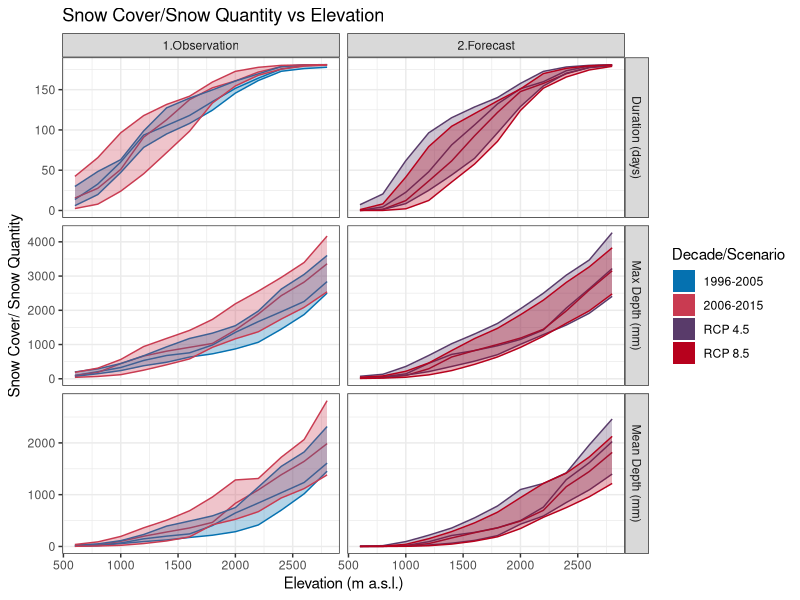
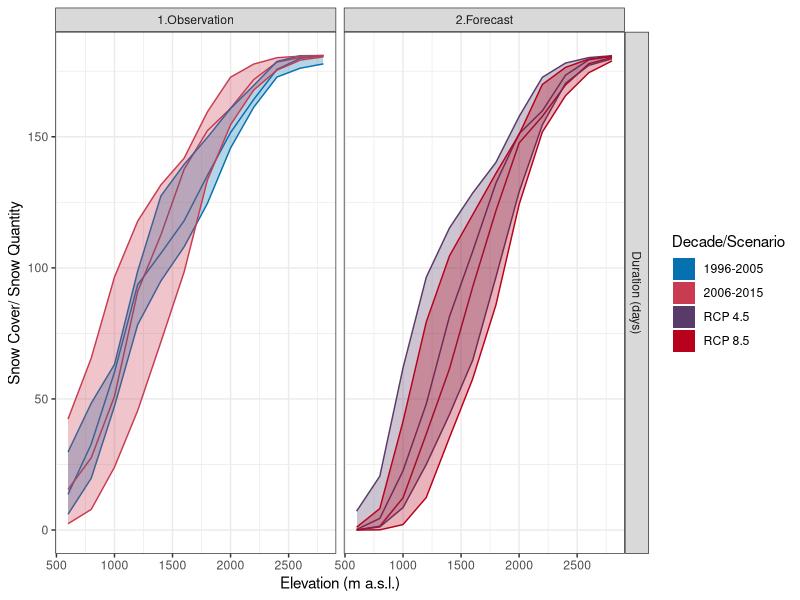

Here is the R script that generated these plots, in order:
## ---- chunk 1
knitr::opts_chunk$set(eval = TRUE)
knitr::opts_chunk$set(fig.cap = FALSE)
knitr::opts_knit$set(fig.cap = FALSE)
knitr::opts_template$set(fig.cap = FALSE)
knitr::opts_knit$set(unnamed.chunk.label = "fig")
## ---- chunk 2
library(stringi)
library(stringr)
some_text <- stri_rand_lipsum(1)
some_text <- "ciao" ##paste("**Image description**", "[@R-bookdown]", "<br/>", some_text)
figpath <- "resources/images/map/"
##years <- c(1990,1991,1992,1993,1995,1997,2002,2005,2006,2007,2014,2015)
years   <- c(2014,2015) ##c(1990,1991,1997,2002,2006,2007,2014,2015)[-1]
suffix  <- paste("OBS",years,sep="_")
years_rcp45   <- c(2014,2015)
suffix_rcp45  <- paste("RCP45",years_rcp45,sep="_")
years_rcp85   <- years_rcp45
suffix_rcp85  <- paste("RCP85",years_rcp85,sep="_")



##years <- c(paste(years-1,years,sep="-"),c(suffix_rcp45,suffix_rcp85) %>% str_replace_all("_","-") %>% unlist())
##suffix <- c(suffix,suffix_rcp45,suffix_rcp85)

snow_depth_mean_png <- "mean_%s_winter.png" %>% sprintf(suffix)
snow_depth_nday_png <- "nday_%s_winter.png" %>% sprintf(suffix)
years <- c(paste(years-1,years,sep="-"))

dat <- data.frame(
  year=years,
  "Snow Depth [mm]" = 
    paste0("![](", figpath,snow_depth_mean_png,"){#id .class height=100px}"),
  "Snow cover duration" =
     paste0("![](", figpath,snow_depth_nday_png,"){#id .class height=100px}")
##   paste0("![](", figpath, "nday_X2014_OBS_test.png){#id .class height=350px}"),
###   paste0("![](", figpath, "nday_X2014_OBS_test.png){#id .class height=350px}")[1]
   

  )

library(knitr)
kable(dat, col.names=c("Winter","Mean Depth [mm]","Duration [days]"),format = 'pandoc')
## ---- chunk 3


library(ggplot2)
title <- c("Duration (days)","Mean Depth (mm)","Max Depth (mm)")
oo2_1 <- read.table("resources/data/mean_altitude.csv",sep=",",header=TRUE)
oo2_1$variable <- title[2]
oo2_2 <- read.table("resources/data/max_altitude.csv",sep=",",header=TRUE)
oo2_2$variable <- title[3]
oo2_3 <- read.table("resources/data/nday_altitude.csv",sep=",",header=TRUE)
oo2_3$variable <- title[1]

oo2 <- rbind(oo2_1,oo2_2,oo2_3)

ggq <- ggplot(data = oo2, aes(x=altitude,y=median, by=decade, color=decade,fill=decade))+geom_line()
ggq <- ggq+ylab("Snow Cover/ Snow Quantity")+xlab("Elevation (m a.s.l.)")
## NO TITLE ggggq <- ggq+ggtitle(title)
ggq <- ggq+geom_ribbon(data = oo2, aes(x=altitude,ymax=q75,ymin=q25, color=decade,by=decade,alpha=decade))+scale_alpha_manual(name="Q25-Q75",values=c(0.3,0.3,0.3,0.3),breaks=NULL)
values_color=
##
#Historical data (1999-2002): "#0571b0"
#Contemporary data (2012-2015): "#C93B51"
#4.5 forecast: "#593B6A"    
#8.5 forecast: "#B7011D"  
  
##  
values_color=c("blue","green","magenta","orange")
values_color=c("#0571b0","#C93B51","#593B6A","#B7011D")
##
ggq <- ggq+scale_color_manual(name="Decade/Scenario",values=values_color,breaks=NULL)
ggq <- ggq+scale_fill_manual(name="Decade/Scenario",values=values_color)

ggq <- ggq+theme_bw()
ggq <- ggq+facet_grid(variable ~ scenario_type,scales="free_y")+ggtitle("Snow Cover/Snow Quantity vs Elevation")

show(ggq)
## ---- chunk 4


library(ggplot2)
title <- c("Duration (days)","Mean Depth (mm)","Max Depth (mm)")
oo2_1 <- read.table("resources/data/mean_altitude.csv",sep=",",header=TRUE)
oo2_1$variable <- title[2]
oo2_2 <- read.table("resources/data/max_altitude.csv",sep=",",header=TRUE)
oo2_2$variable <- title[3]
oo2_3 <- read.table("resources/data/nday_altitude.csv",sep=",",header=TRUE)
oo2_3$variable <- title[1]

oo2 <- oo2_3 ####rbind(oo2_1,oo2_2,oo2_3)

ggq3 <- ggplot(data = oo2, aes(x=altitude,y=median, by=decade, color=decade,fill=decade))+geom_line()
ggq3 <- ggq3+ylab("Snow Cover/ Snow Quantity")+xlab("Elevation (m a.s.l.)")
## NO TITLE ggggq <- ggq+ggtitle(title)
ggq3 <- ggq3+geom_ribbon(data = oo2, aes(x=altitude,ymax=q75,ymin=q25, color=decade,by=decade,alpha=decade))+scale_alpha_manual(name="Q25-Q75",values=c(0.3,0.3,0.3,0.3),breaks=NULL)
#values_color=
##
#Historical data (1999-2002): "#0571b0"
#Contemporary data (2012-2015): "#C93B51"
#4.5 forecast: "#593B6A"    
#8.5 forecast: "#B7011D"  
  
##  
values_color=c("blue","green","magenta","orange")
values_color=c("#0571b0","#C93B51","#593B6A","#B7011D")
##
ggq3 <- ggq3+scale_color_manual(name="Decade/Scenario",values=values_color,breaks=NULL)
ggq3 <- ggq3+scale_fill_manual(name="Decade/Scenario",values=values_color)

ggq3 <- ggq3+theme_bw()
ggq3 <- ggq3+facet_grid(variable ~ scenario_type,scales="free_y") ##+ggtitle("Snow Cover/Snow Quantity vs Elevation")

show(ggq3)
